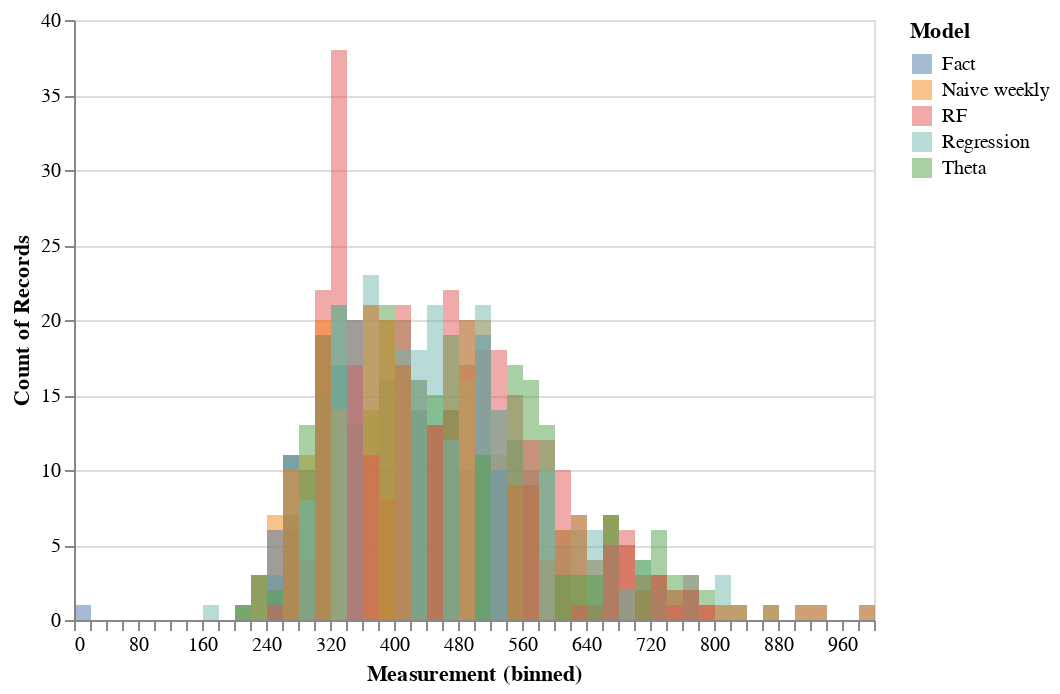

Notebook code cell kept with this figure:
### Code cell
alt.Chart(weekly_revenue_bl).transform_fold(
    weekly_revenue_bl.columns.values,
    #['Fact'],
    as_=['Model', 'Measurement']
).mark_bar(
    opacity=0.5,
    binSpacing=0
).encode(
    alt.X('Measurement:Q', bin=alt.Bin(maxbins=50)),
    alt.Y('count()', stack=None),
    alt.Color('Model:N')
    )

### Figure 1 — Vega-Lite specification as saved in the notebook (floating-point values rounded to 4 significant figures; data arrays with more than 128 entries replaced by an {"elided": "..."} marker saying what was removed)
{"config": {"view": {"continuousWidth": 400, "continuousHeight": 300}}, "data": {"name": "data-1b99f28f2737fbe7eb98b5b0f328b2f2"}, "mark": {"type": "bar", "binSpacing": 0, "opacity": 0.5}, "encoding": {"color": {"type": "nominal", "field": "Model"}, "x": {"type": "quantitative", "bin": {"maxbins": 50}, "field": "Measurement"}, "y": {"type": "quantitative", "aggregate": "count", "stack": null}}, "transform": [{"fold": ["Fact", "Naive weekly", "RF", "Regression", "Theta"], "as": ["Model", "Measurement"]}], "$schema": "https://vega.github.io/schema/vega-lite/v4.8.1.json", "datasets": {"data-1b99f28f2737fbe7eb98b5b0f328b2f2": {"elided": "304 records"}}}
